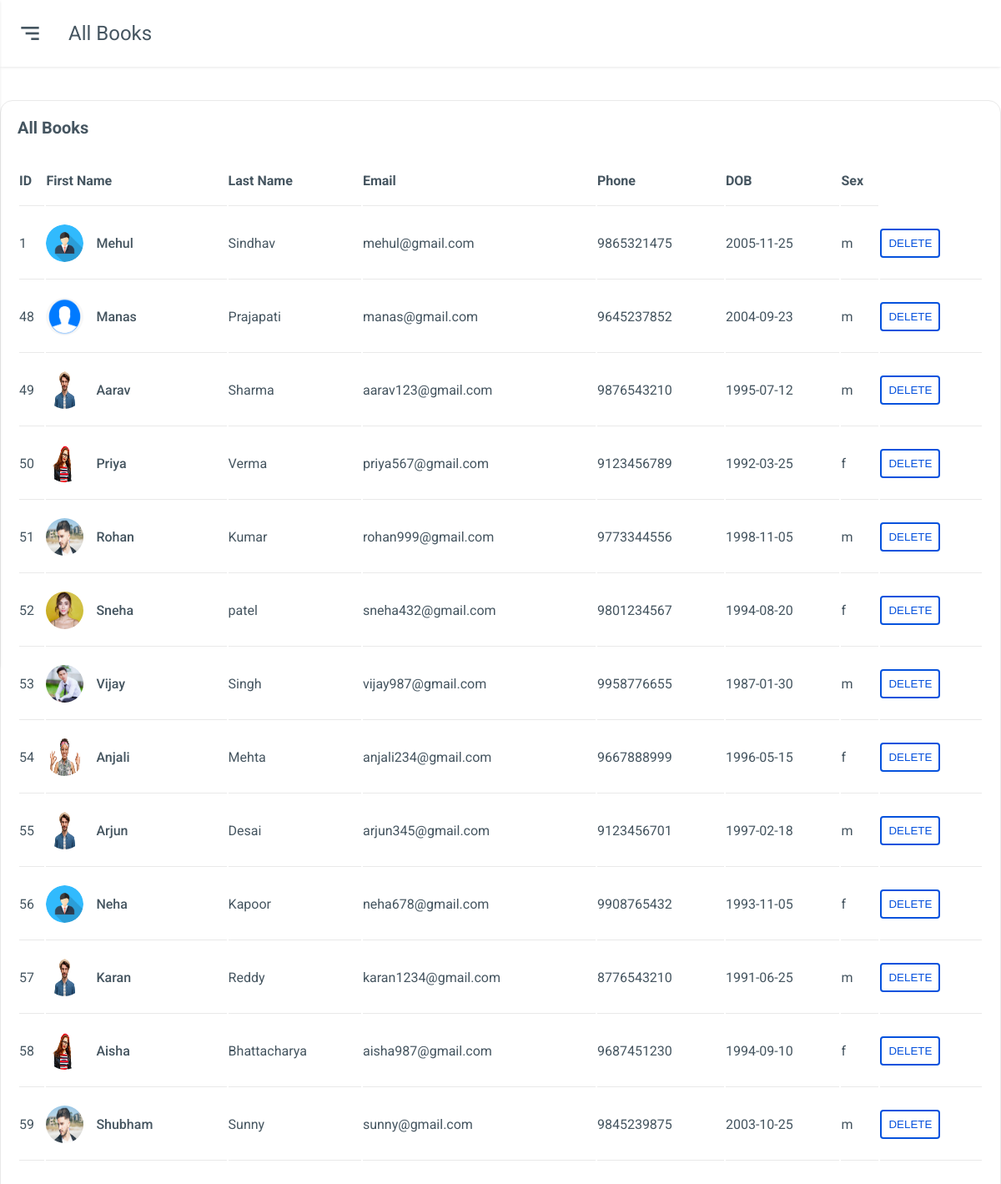
/total_users.php (signed in), run on the app's committed database.
### tables this page shows
CREATE TABLE `signup` (
  `id` int NOT NULL,
  `firstname` varchar(50) NOT NULL,
  `lastname` varchar(50) NOT NULL,
  `email` varchar(60) NOT NULL,
  `phone` bigint NOT NULL,
  `date` date NOT NULL,
  `gender` enum('m','f','0','') NOT NULL,
  `username` varchar(50) NOT NULL,
  `password` varchar(20) NOT NULL,
  `verify_token` varchar(100) NOT NULL DEFAULT '1',
  `image` varchar(100) NOT NULL
);

### total_users.php (the view, shortened to what this page needs)
<?php
 $aid = $_GET['aid'];
?>
<!DOCTYPE html>
<html lang="en">
<head>
    <link href="https://unpkg.com/boxicons@2.0.7/css/boxicons.min.css" rel="stylesheet">
    <link rel="stylesheet" href="./css/grid.css">
    <link rel="stylesheet" href="./css/app.css">
</head>
<body>
    <div class="main">
        <div class="main-header">
            <div class="mobile-toggle" id="mobile-toggle">
                <i class="bx bx-menu-alt-right"></i>
            </div>
            <div class="main-title">
                all books
            </div>
        </div>
        <div class="main-content">
            </div>
                    <div class="box">
                        <div class="box-header">
                            All Books
                        </div>
                        <div class="box-body overflow-scroll">
                            <table>
                                <thead>
                                    <tr>
                                        <th>ID</th>
                                        <th>First Name</th>
                                        <th>Last Name</th>
                                        <th>Email</th>
                                        <th>Phone</th>
                                        <th>DOB</th>
                                        <th>Sex</th>
                                    </tr>
                                </thead>
                                <tbody>
                                <?php
                                    include "dbconn.php";
                                    $records = mysqli_query($conn,"select * from signup");
                                    while($data = mysqli_fetch_array($records))
                                    {
                                    ?>
                                    <tr>
                                        <td><?php echo $data['id']; ?></td>
                                        <td>
                                            <div class="order-owner">
                                                <img src="user_images\<?php echo $data['image']; ?>" alt="No image">
                                                <span><?php echo $data['firstname']; ?></span>
                                            </div>
                                        </td>
                                        <td><?php echo $data['lastname']; ?></td>
                                        <td>
                                            <span class="">
                                            <?php echo $data['email']; ?>
                                            </span>
                                        </td>
                                        <td>
                                            <div >
                                                <span><?php echo $data['phone']; ?></span>
                                            </div>
                                        </td>
                                        <td><?php echo $data['date']; ?></td>
                                        <td><?php echo $data['gender']; ?></td>
                                        <td> <a href="delete_users.php?uid=<?php echo $data['id']; ?>&aid=<?php echo $aid ?>" class="nav-link icon"><button class="btn btn-outline" >DELETE</button></a></td>
                                    </tr>
                                    <?php
                                    }
                                    ?>
                                </tbody>
                            </table>
                        </div>
                    </div>
                </div>
</body>
</html>

### css/app.css (style rules this page uses)
:root { --body-bg: url("bg.jpg"), -webkit-linear-gradient(bottom, #0250c5, #d43f8d); --box-bg: url("bg.jpg"), -webkit-linear-gradient(bottom, #0250c5, #d43f8d); --main-color: #0652dd; --text-color: #455560; --text-second-color: #72849ab3; --border-color: #e9e9e9; --menu-item-active-bg: rgba(62, 121, 247, 0.1); --box-border-radius: 15px; --sidebar-size: 300px; --sidebar-logo-img-size: 45px; --sidebar-logo-size: 80px; --profile-image-size: 45px; --main-header-height: 80px; --shadow: 0 1px 4px -1px rgb(0 0 0 / 15%); --darkmode-toggle-size: 20px; }
* { padding: 0; margin: 0; box-sizing: border-box; }
body { font-family: "Roboto", sans-serif; background-color: var(--body-bg); color: var(--text-color); position: relative; }
a { text-decoration: none; color: unset; display: inline-block; }
.btn { background-color: transparent; border: none; outline: none; display: grid; place-items: center; cursor: pointer; color: var(--main-color); padding: 0.5rem; border-radius: 0.25rem; }
.btn-outline { border: 2px solid var(--main-color); transition: background-color 0.2s ease-in-out; }
.main { padding-left: var(--sidebar-size); }
.main-header { height: var(--main-header-height); display: flex; align-items: center; padding: 20px; background-color: var(--box-bg); box-shadow: var(--shadow); }
.mobile-toggle { display: none; }
.main-title { text-transform: capitalize; font-size: 1.5rem; }
.main-content { padding: 20px; }
.box { background-color: var(--box-bg); padding: 20px; border: 0.5px solid var(--border-color); border-radius: var(--box-border-radius); }
.box-header { text-transform: capitalize; font-size: 1.25rem; font-weight: 700; }
.box-body { padding: 20px 0; }
table { width: 100%; min-width: 1000px; }
.order-owner { display: flex; align-items: center; text-transform: capitalize; font-weight: 500; }
.order-owner img { width: 45px; height: 45px; border-radius: 50%; margin-right: 15px; }
table thead tr { text-align: left; }
table th, table td { padding: 20px 0; border-bottom: 1px solid var(--border-color); }
.overflow-scroll { overflow-y: auto; }
@media only screen and (max-width: 1280px) { .main { padding-left: 0; } }
@media only screen and (max-width: 1280px) { .mobile-toggle, .sidebar-close { display: grid; place-items: center; font-size: 2rem; margin-right: 30px; cursor: pointer; } }

### data on the page
signup: id "1", image (picture), firstname "Mehul", lastname "Sindhav", email "mehul@gmail.com", phone "9865321475", date "2005-11-25", gender "m"
signup: id "48", image (picture), firstname "Manas", lastname "Prajapati", email "manas@gmail.com", phone "9645237852", date "2004-09-23", gender "m"
signup: id "49", image (picture), firstname "Aarav", lastname "Sharma", email "aarav123@gmail.com", phone "9876543210", date "1995-07-12", gender "m"
signup: id "50", image (picture), firstname "Priya", lastname "Verma", email "priya567@gmail.com", phone "9123456789", date "1992-03-25", gender "f"
signup: id "51", image (picture), firstname "Rohan", lastname "Kumar", email "rohan999@gmail.com", phone "9773344556", date "1998-11-05", gender "m"
signup: id "52", image (picture), firstname "Sneha", lastname "patel", email "sneha432@gmail.com", phone "9801234567", date "1994-08-20", gender "f"
signup: id "53", image (picture), firstname "Vijay", lastname "Singh", email "vijay987@gmail.com", phone "9958776655", date "1987-01-30", gender "m"
signup: id "54", image (picture), firstname "Anjali", lastname "Mehta", email "anjali234@gmail.com", phone "9667888999", date "1996-05-15", gender "f"
signup: id "55", image (picture), firstname "Arjun", lastname "Desai", email "arjun345@gmail.com", phone "9123456701", date "1997-02-18", gender "m"
signup: id "56", image (picture), firstname "Neha", lastname "Kapoor", email "neha678@gmail.com", phone "9908765432", date "1993-11-05", gender "f"
signup: id "57", image (picture), firstname "Karan", lastname "Reddy", email "karan1234@gmail.com", phone "8776543210", date "1991-06-25", gender "m"
signup: id "58", image (picture), firstname "Aisha", lastname "Bhattacharya", email "aisha987@gmail.com", phone "9687451230", date "1994-09-10", gender "f"
signup: id "59", image (picture), firstname "Shubham", lastname "Sunny", email "sunny@gmail.com", phone "9845239875", date "2003-10-25", gender "m"
